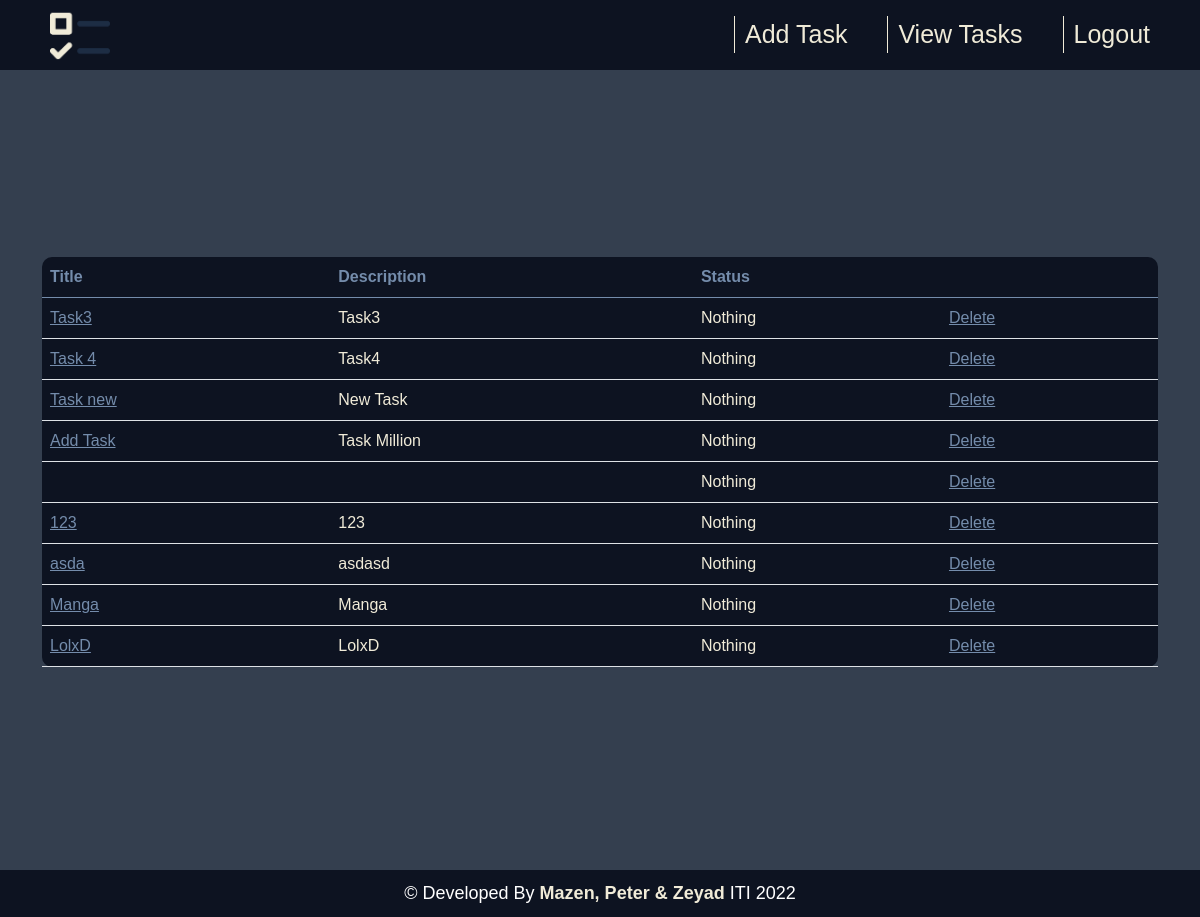
Page /viewTasks/ (signed in) on the earlier database version.
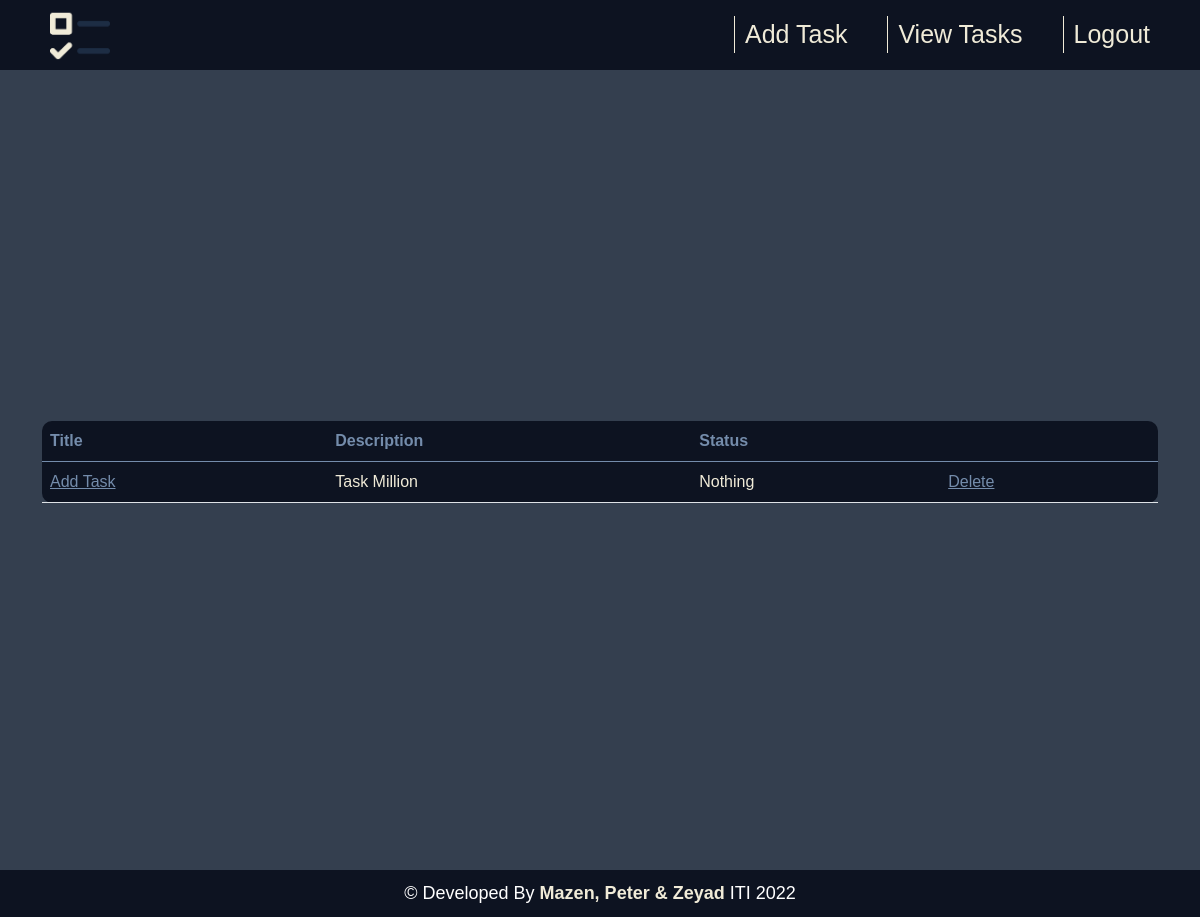
Same page on the later database version.
### tables this page shows
CREATE TABLE "Task" (
                            Task_id INTEGER PRIMARY KEY AUTOINCREMENT,
                            Title   TEXT UNIQUE NOT NULL,
                            Describtion TEXT UNIQUE NOT NULL,
                            Status TEXT NOT NULL,
                            User_id INTEGER);

### app.py (the view)
@app.route("/viewTasks/", methods=['GET', 'POST'])
def viewTasks():
    tasks = retreive_tasks(g.user['User_id'])
    return render_template('viewTasks.html', tasks=tasks)

### app.py (called while the page is built)
@app.before_request
def before_request():
    g.user = None
    if 'user_id' in session:
        all_users = retreive_users()
        user = [x for x in all_users if x['User_id'] == session['user_id']][0]
        g.user = user

### db.py (called while the page is built)
def get_db():
    db = sqlite3.connect('TodoDB.sqlite',
                         detect_types=sqlite3.PARSE_DECLTYPES
                         )
    db.row_factory = sqlite3.Row
    return db

def retreive_users():
    connection = get_db().cursor()
    connection.execute("select * from User;")
    data = connection.fetchall()
    close_db(connection)
    return data

def retreive_tasks(id):
    connection = get_db().cursor()
    connection.execute(
        f"select * from Task WHERE  User_id={id} ")
    data = connection.fetchall()
    close_db(connection)
    return data

### templates/viewTasks.html (shortened to what this page needs)
{% extends 'home-base.html' %}
{% block style %}
<link rel="stylesheet" href="../static/css/shared.css">
<link rel="stylesheet" href="../static/css/view-tasks.css">
{% endblock %}
{% block content %}
<div class="container">
    <div class="content">
        <table class="table">
            <thead class="thead-dark">
                <tr>
                    <th scope="col">Title</th>
                    <th scope="col">Description</th>
                    <th scope="col">Status</th>
                    <th scope="col"> </th>
                </tr>
            </thead>
            <tbody>
                {% for row in tasks %}
                <tr>
                    <td><a href="{{url_for('updateTask',id = row.Task_id)}}">{{row.Title}}</a></td>
                    <td> {{row.Describtion}}</td>
                    <td> {{row.status}}</td>
                    <td><a href="{{url_for('deleteTask',id = row.Task_id)}}">Delete</a></td>
                </tr>
            {% endfor %}
            </tbody>
        </table>
    </div>
</div>
{% endblock %}

### templates/home-base.html (shortened to what this page needs)
<!DOCTYPE html>
<html lang="en">
<head>
    <link href="https://cdn.jsdelivr.net/npm/bootstrap@5.0.2/dist/css/bootstrap.min.css" rel="stylesheet"
>
    {% block style %}{% endblock %}
</head>
<body>
    <nav>
        <a href="{{url_for('home')}}">
            <img src="../static/images/checklist.png" alt="ToDo Logo" class="logo">
        </a>
        <ul>
            <li><a href="{{url_for('addTask')}}"> Add Task </a></li>
            <li><a href="{{url_for('viewTasks')}}"> View Tasks </a></li>
            <li><a href="{{url_for('index')}}"> Logout </a></li>
        </ul>
    </nav>
    {% block content %}{% endblock %}
    <div class="footer">
        &copy; Developed By <span>Mazen, Peter & Zeyad</span> ITI 2022
    </div>
</body>
</html>

### static/css/shared.css (style rules this page uses)
* { margin: 0; padding: 0; box-sizing: border-box; font-family: Arial, Helvetica, sans-serif; }
nav { position: relative; top: 0; left: 0; width: 100%; height: 70px; padding: 10px 50px; display: flex; justify-content: space-between; align-items: center; background-color: #0d1321; }
nav .logo { position: relative; max-width: 60px; }
nav ul { position: relative; display: flex; }
nav ul li { list-style: none; }
nav ul li a { display: inline-block; color: #f0ebd8; font-size: 25px; font-weight: 400; margin-top: 15px; margin-left: 40px; padding-left: 10px; border-left: 1px solid #f0ebd8; text-decoration: none; }
.content { display: flex; align-items: center; justify-content: space-around; min-height: 100vh; background-color: #343F4F; }
.footer { background-color: #0d1321; padding: 10px 10px; color: white; font-size: 18px; text-align: center; position: relative; bottom: 0; width: 100%; }
.footer span { font-weight: 800; color: #f0ebd8; }

### static/css/view-tasks.css (style rules this page uses)
body { background-color: #343F4F; }
table { background-color: #0d1321; color: #f0ebd8; border-radius: 10px; }
tr { color: #f0ebd8; }
th,a { color: #748CAB; }

Differences in the rows shown:
removed Task: Title "Task3", Describtion "Task3", status "Nothing"
removed Task: Title "Task 4", Describtion "Task4", status "Nothing"
removed Task: Title "Task new", Describtion "New Task", status "Nothing"
removed Task: status "Nothing"
removed Task: Title "123", Describtion "123", status "Nothing"
removed Task: Title "asda", Describtion "asdasd", status "Nothing"
removed Task: Title "Manga", Describtion "Manga", status "Nothing"
removed Task: Title "LolxD", Describtion "LolxD", status "Nothing"
